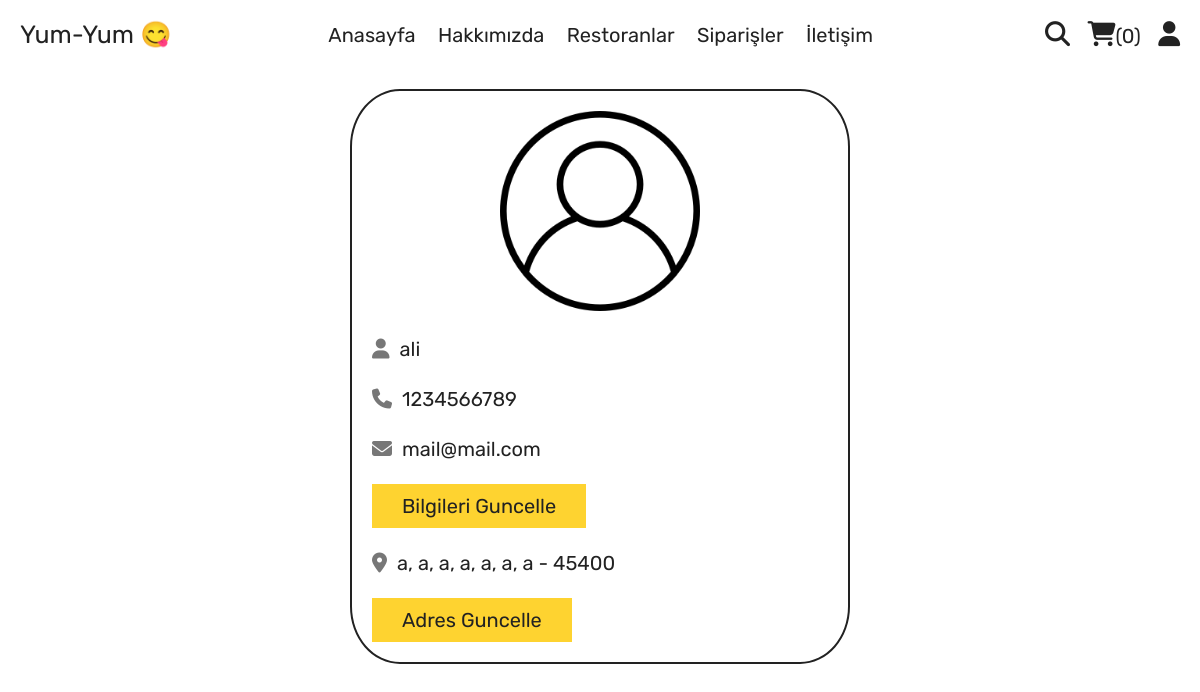
/profile.php (signed in), run on the app's committed database.
### tables this page shows
CREATE TABLE `users` (
  `id` int(11) NOT NULL,
  `name` varchar(20) NOT NULL,
  `email` varchar(50) NOT NULL,
  `number` varchar(10) NOT NULL,
  `password` varchar(50) NOT NULL,
  `address` varchar(500) DEFAULT NULL
);

### profile.php (the view, shortened to what this page needs)
<?php
include 'components/connect.php';
?>
<!DOCTYPE html>
<html lang="en">
<head>
   <link rel="stylesheet" href="https://cdnjs.cloudflare.com/ajax/libs/font-awesome/6.1.1/css/all.min.css">
   <link rel="stylesheet" href="css/style.css">
</head>
<body>
<?php include 'components/user_header.php'; ?>
<section class="user-details">
   <div class="user" style="border-radius:10%;">
      <img src="images/user-icon.png" alt="">
      <p><i class="fas fa-user"></i><span><span><?= $fetch_profile['name']; ?></span></span></p>
      <p><i class="fas fa-phone"></i><span><?= $fetch_profile['number']; ?></span></p>
      <p><i class="fas fa-envelope"></i><span><?= $fetch_profile['email']; ?></span></p>
      <a href="update_profile.php" class="btn">bilgileri guncelle</a>
      <p class="address"><i class="fas fa-map-marker-alt"></i><span><?php if($fetch_profile['address'] == ''){echo 'pLütfen adresinizi girin';}else{echo $fetch_profile['address'];} ?></span></p>
      <a href="update_address.php" class="btn">adres guncelle</a>
   </div>
</section>
</body>
</html>

### css/style.css (style rules this page uses)
:root { --yellow:#fed330; --red:#e74c3c; --white:#fff; --black:#222; --light-color:#777; --border:.2rem solid var(--black); }
* { font-family: 'Rubik', sans-serif; margin:0; padding:0; box-sizing: border-box; outline: none; border: none; text-decoration: none; }
html { font-size: 62.5%; overflow-x: hidden; scroll-behavior: smooth; stop-opacity: 7rem; }
section { margin:0 auto; max-width: 1200px; padding:2rem; }
.btn, .delete-btn { margin-top: 1rem; display: inline-block; font-size: 2rem; padding:1rem 3rem; cursor: pointer; text-transform: capitalize; transition: .2s linear; }
.btn { background-color: var(--yellow); color:var(--black); }
.user-details .user { max-width: 50rem; margin:0 auto; border:var(--border); padding:2rem; }
.user-details .user img { width: 100%; height: 20rem; object-fit: contain; margin-bottom: 1rem; }
.user-details .user p { padding:1rem 0; line-height: 1.5; font-size: 2rem; }
.user-details .user p span { color:var(--black); }
.user-details .user p i { margin-right: 1rem; color:var(--light-color); }
.user-details .user .address { margin-top: 1rem; }

### data on the page
users: name "ali", number "1234566789", email "mail@mail.com", address "a, a, a, a, a, a, a - 45400"

### other printed values
$total_cart_items "0"
